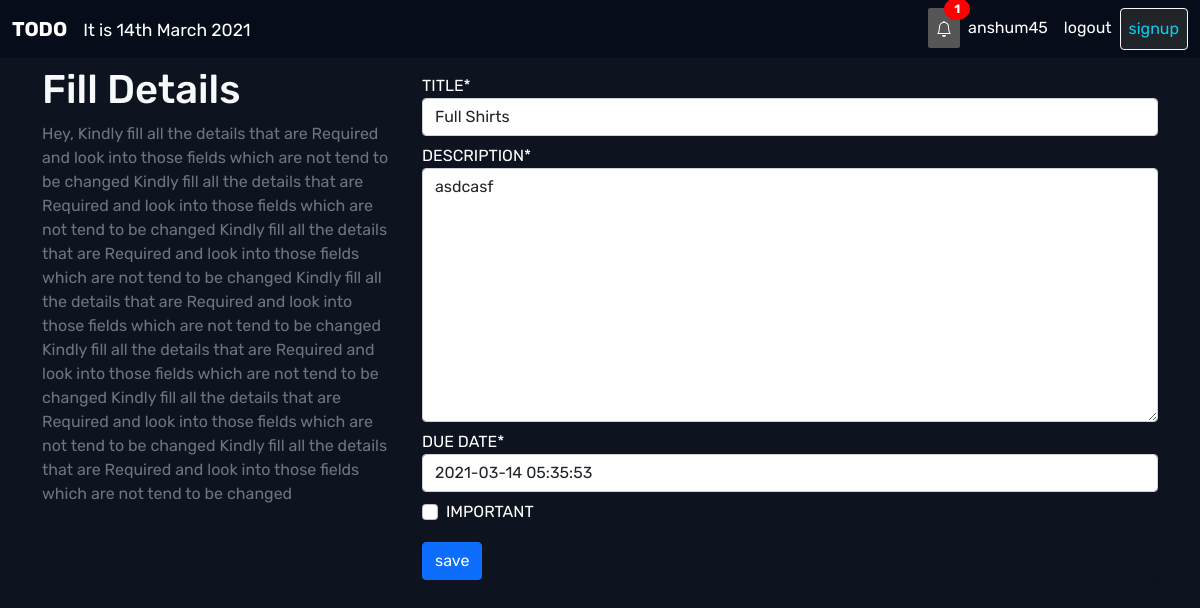
/task/40/update (signed in), run on the app's committed database.
### todoapp/models.py (models this page shows, shortened)
class ToDo(models.Model):
    title = models.CharField(max_length=10000)
    created_at = models.DateTimeField(auto_now_add=timezone.now())
    modified_at = models.DateTimeField(auto_now=timezone.now())
    completed_at = models.DateTimeField(auto_now_add=False,null=True)
    due_date  = models.DateTimeField(auto_now_add=False,null=False,blank=False,default=timezone.now())
    description = models.TextField()
    important = models.BooleanField(default=False)
    user = models.ForeignKey(User, on_delete=models.CASCADE)

### todoapp/views.py (the view, shortened to what this page needs)
# urls.py: path('task/<slug:pk>/update',ToDoUpdateView.as_view(),name="update"),
class ToDoUpdateView(LoginRequiredMixin,UpdateView):
    template_name = 'todoapp/task_create.html'
    login_url = reverse_lazy('login')
    success_url = reverse_lazy('home')
    model = ToDo
    form_class = ToDoForm

### todoapp/forms.py
class ToDoForm(ModelForm):
    class Meta:
        model = ToDo
        fields = ['title','description','due_date','important']

### todoapp/templatetags/todoapp_filters.py (called while the page is built)
@register.filter(name='total_tasks')
def total_tasks(tasks):
    count = 0
    for task in tasks:
        if task.completed_at is  None:
            count = count+1
    return count

### todoapp/templates/todoapp/task_create.html (shortened to what this page needs)
{% extends 'base.html' %}
{% load crispy_forms_tags %}
{%block content%}
<div class="container mt-2">
    <div class="row mt-2">
        <div class="col-md-11 col-lg-4 col-11 col-mb-2">
            <div class="heading">
                <h1 class="h1 display text-light">
                    Fill Details
                </h1>
                <p class="text-muted">
                    Hey,
                    Kindly fill all the details that are Required and look into those fields which are not tend to be
                    changed
                    Kindly fill all the details that are Required and look into those fields which are not tend to be
                    changed
                    Kindly fill all the details that are Required and look into those fields which are not tend to be
                    changed
                    Kindly fill all the details that are Required and look into those fields which are not tend to be
                    changed
                    Kindly fill all the details that are Required and look into those fields which are not tend to be
                    changed
                    Kindly fill all the details that are Required and look into those fields which are not tend to be
                    changed
                    Kindly fill all the details that are Required and look into those fields which are not tend to be
                    changed
                </p>
            </div>
        </div>
        <div class="col-md-11 col-lg-8 col-11 col-mb-2">
            <div class="content shadow-sm text-white text-uppercase">
                <form method="post">
                    <div class="mt-2">
                        {{form.title|as_crispy_field}}
                    </div>
                    <div class="mt-2">
                        {{form.description|as_crispy_field}}
                    </div>
                    <div class="mt-2">
                        {{form.due_date|as_crispy_field}}
                    </div>
                    <div class="mt-2">
                        {{form.important|as_crispy_field}}
                    </div>
                    <input type="submit" class="btn btn-primary mt-3" value="save">
                </form>
            </div>
        </div>
    </div>
</div>
{% endblock %}

### todoapp/templates/todoapp/navbar.html (shortened to what this page needs)
<nav class="navbar navbar-expand-lg" style="background-color: #060c19;">
    <div class="container-fluid">
      <a class="navbar-brand mr-ato text-white" href="{% url 'home' %}"><strong>TODO</strong> </a>
      <span class="text-white navbar-brand  p-0" > <small>It is {% now "jS F Y " %}</small> </span>
      <div class="collapse navbar-collapse" id="navbarNav">
        <ul class="navbar-nav ms-auto">
          {% if user.is_authenticated %}
          {% include 'todoapp/notification.html' %}
          <li class="nav-item mx-auto">
            <a class="nav-link text-white" aria-current="page" href="#">{{user}}</a>
          </li>
          <li class="nav-item mx-auto">
            <a class="nav-link text-white" aria-current="page" href="{% url 'logout' %}">logout</a>
          </li>
          {% else %}
          <li class="nav-item mx-auto">
            <a class="nav-link text-white" aria-current="page" href="{% url 'login' %}">login</a>
          </li>
          {% endif %}
          <li class="nav-item mx-auto">
            <a class="nav-link btn btn-dark btn-outline-light text-info" aria-current="page" href="{% url 'signup' %}">signup</a>
          </li>
        </ul>
      </div>
    </div>
  </nav>

### todoapp/templates/todoapp/notification.html (shortened to what this page needs)
{% load todoapp_filters %}
<li class="nav-item mx-auto">
  <a class="nav-link text-white notification" id="bell-notification" aria-current="page" href="#">
    <span>
    </span>
    <span class="badge badge-light ">{{user.todo_set.all|total_tasks}}</span>
  </a>
</li>

### todoapp/static/style.css (style rules this page uses)
body { background-color: #0e141f; font-family: 'Rubik', sans-serif; }
.notification { background-color: #555; color: white; text-decoration: none; padding: 15px 26px; position: relative; display: inline-block; border-radius: 2px; }
.notification .badge { position: absolute; top: -10px; right: -10px; padding: 5px 10px; border-radius: 50%; background: red; color: white; }

### data on the page
ToDo: title "Full Shirts", description "asdcasf", due_date "2021-03-14 05:35:53"

### other printed values
{{ user.todo_set.all|total_tasks }} "1"
{{ user }} "anshum45"
